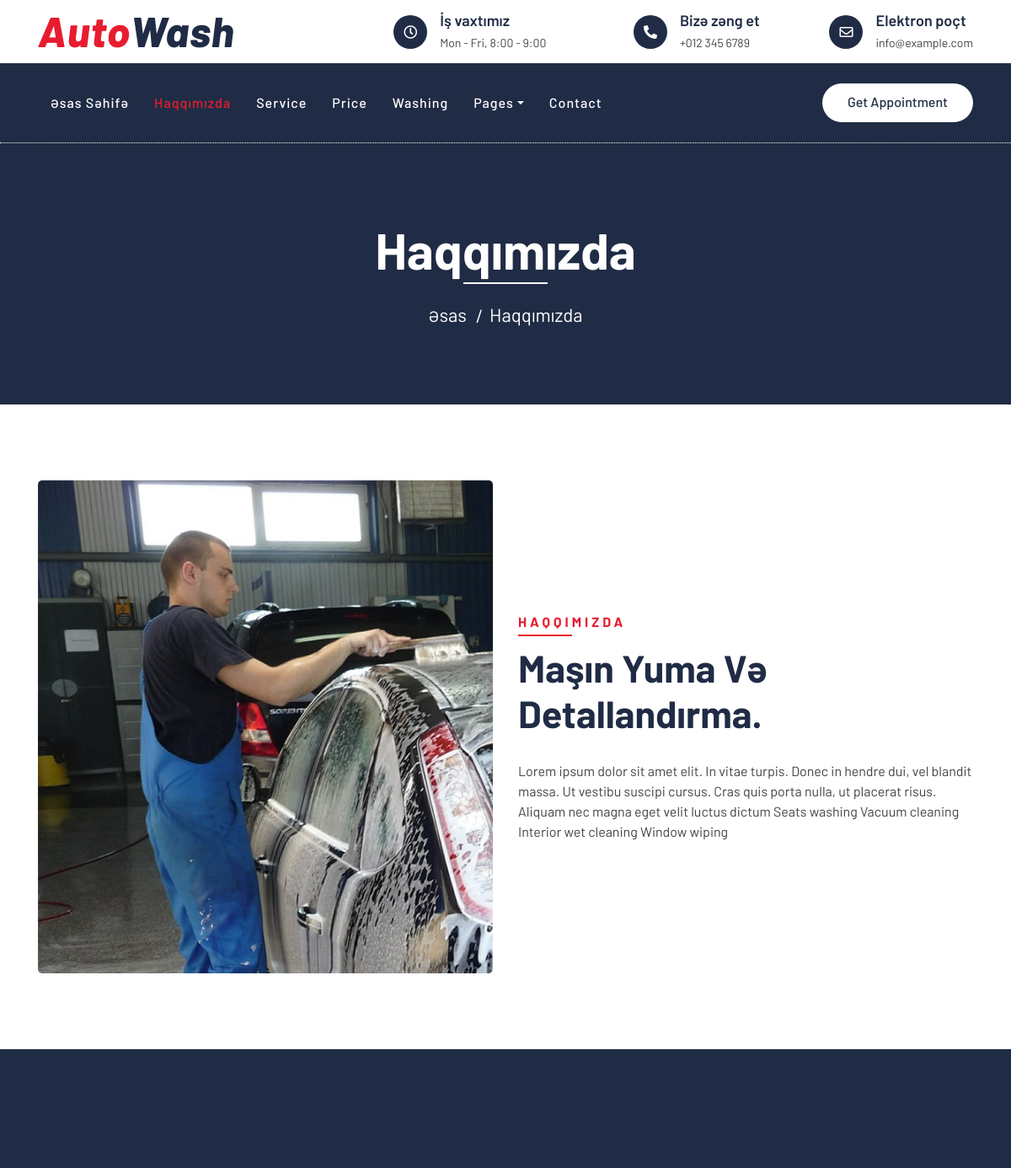
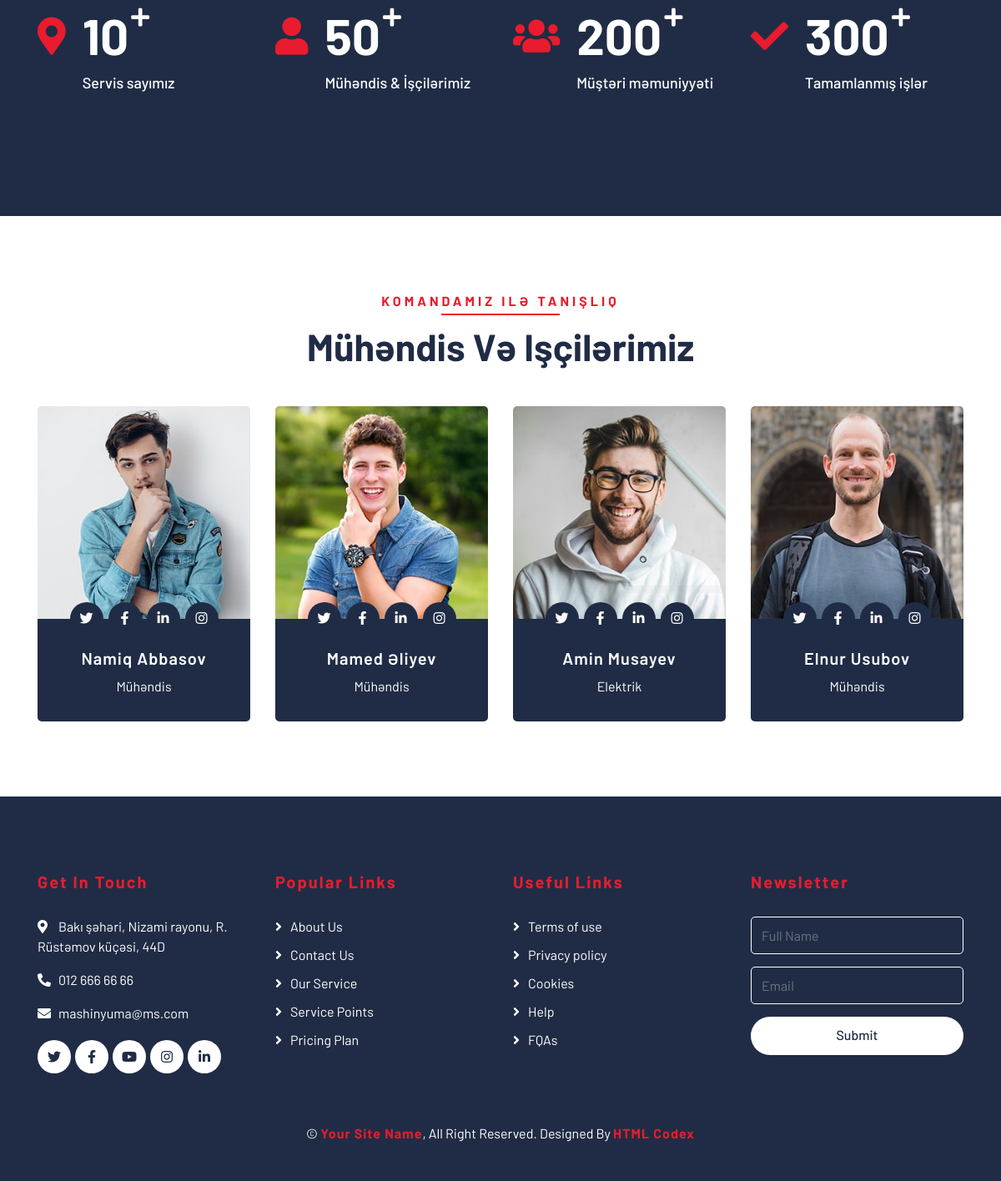
The page /about/ on the database its author committed (2 pictures, top to bottom).
### pages/models.py (models this page shows, shortened)
class About(models.Model):
    title = models.CharField(max_length=100,verbose_name="Başlıq")
    image = models.ImageField(upload_to = "about")
    text = models.TextField(verbose_name="Mətin")
    created_date = models.DateTimeField(auto_now_add=True)
    class Meta:
        verbose_name = "Haqqımızda"
        verbose_name_plural = "Haqqımızda"

class Facts(models.Model):
    name = models.CharField(max_length=100,verbose_name="Ad")
    servicepoints = models.IntegerField(verbose_name="Servis sayı")
    workers = models.IntegerField(verbose_name="İşçi sayı")
    clients = models.IntegerField(verbose_name="Müştəri məmuniyyəti")
    projectsompleted = models.IntegerField(verbose_name="Tamamlanmış işlər")
    status = models.CharField(choices=STATUS,max_length=100)
    updated_date =models.DateTimeField(auto_now=True)
    created_date = models.DateTimeField(auto_now_add=True)
    class Meta:
        verbose_name = "Fakt"
        verbose_name_plural = "Faktlar"

class Teams(models.Model):
    name = models.CharField(max_length=100,verbose_name="Ad Soyad")
    job = models.CharField(max_length=100,verbose_name="İş")
    image= models.ImageField(upload_to = "teams")
    facebook = models.CharField(max_length=1000, blank=True)
    instagram = models.CharField(max_length=1000, blank=True)
    twitter = models.CharField(max_length=1000, blank=True)
    instagram = models.CharField(max_length=1000, blank=True)
    linkedin = models.CharField(max_length=1000, blank=True)
    created_date = models.DateTimeField(auto_now_add=True)
    class Meta:
        verbose_name = "Komanda"
        verbose_name_plural = "Komandalar"

class Location(models.Model):
    title = models.CharField(max_length=100,verbose_name="Başlıq")
    location = models.TextField(verbose_name="Ünvan")
    phone = models.CharField(max_length=100,verbose_name="Telefon")
    is_main = models.BooleanField(default=False,verbose_name="Əsas ünvan")
    email = models.EmailField(blank=True)
    status = models.CharField(choices=STATUS,max_length=100)
    facebook = models.CharField(max_length=1000,blank=True)
    twitter = models.CharField(max_length=1000,blank=True)
    instagram = models.CharField(max_length=1000,blank=True)
    youtube = models.CharField(max_length=1000,blank=True)
    linkedin = models.CharField(max_length=1000,blank=True)
    created_date = models.DateTimeField(auto_now_add=True)
    class Meta:
        verbose_name = "Ünvan"
        verbose_name_plural = "Ünvanlar"

### pages/views.py (the view)
# urls.py: path('about/',views.about,name = "about"),
def about(request):
    teams = Teams.objects.all()
    fact = Facts.objects.get(status = "active")
    context = {
        "teams":teams,
        "fact":fact,
    }
    return render(request, "pages/about.html",context)

### pages/context_processor.py (called while the page is built)
def about(request):
    about = About.objects.get()
    context = {
        "about":about,
    }
    return context

def location(request):
    settings = Location.objects.get(is_main =True)
    context = {
        "settings":settings,
    }
    return context

### templates/pages/about.html
{% extends "base.html" %}
{% load static %}
{% block body %}
   <div class="page-header">
    <div class="container">
        <div class="row">
            <div class="col-12">
                <h2>Haqqımızda</h2>
            </div>
            <div class="col-12">
                <a href="{% url 'pages:index' %}">Əsas</a>
                <a>Haqqımızda</a>
            </div>
        </div>
    </div>
</div>
        <div class="about">
            <div class="container">
                <div class="row align-items-center">
                    <div class="col-lg-6">
                        <div class="about-img">
                            <img src="{{about.image.url}}" alt="Image">
                        </div>
                    </div>
                    <div class="col-lg-6">
                        <div class="section-header text-left">
                            <p>Haqqımızda</p>
                            <h2>{{about.title}}</h2>
                        </div>
                        <div class="about-content">
                            <p>
                                {{about.text}}
                            </p>
                        </div>
                    </div>
                </div>
            </div>
        </div>
<div class="facts" data-parallax="scroll" data-image-src="img/facts.jpg">
    <div class="container">
        <div class="row">
            <div class="col-lg-3 col-md-6">
                <div class="facts-item">
                    <i class="fa fa-map-marker-alt"></i>
                    <div class="facts-text">
                        <h3 data-toggle="counter-up">{{fact.servicepoints}}</h3>
                        <p>Servis sayımız</p>
                    </div>
                </div>
            </div>
            <div class="col-lg-3 col-md-6">
                <div class="facts-item">
                    <i class="fa fa-user"></i>
                    <div class="facts-text">
                        <h3 data-toggle="counter-up">{{fact.workers}}</h3>
                        <p>Mühəndis & İşçilərimiz</p>
                    </div>
                </div>
            </div>
            <div class="col-lg-3 col-md-6">
                <div class="facts-item">
                    <i class="fa fa-users"></i>
                    <div class="facts-text">
                        <h3 data-toggle="counter-up">{{fact.clients}}</h3>
                        <p>Müştəri məmuniyyəti</p>
                    </div>
                </div>
            </div>
            <div class="col-lg-3 col-md-6">
                <div class="facts-item">
                    <i class="fa fa-check"></i>
                    <div class="facts-text">
                        <h3 data-toggle="counter-up">{{fact.projectsompleted}}</h3>
                        <p>Tamamlanmış işlər</p>
                    </div>
                </div>
            </div>
        </div>
    </div>
</div>
        <div class="team">
            <div class="container">
                <div class="section-header text-center">
                    <p>Komandamız ilə tanışlıq</p>
                    <h2>Mühəndis və işçilərimiz</h2>
                </div>
                <div class="row">
                    {% for team in teams  %}
                    <div class="col-lg-3 col-md-6">
                        <div class="team-item">
                            <div class="team-img">
                                <img src="{{team.image.url}}" alt="Team Image">
                            </div>
                            <div class="team-text">
                                <h2>{{team.name}}</h2>
                                <p>{{team.job}}</p>
                                <div class="team-social">
                                    <a href="{{team.facebook}}"><i class="fab fa-twitter"></i></a>
                                    <a href="{{team.instagram}}"><i class="fab fa-facebook-f"></i></a>
                                    <a href="{team.twitter}}"><i class="fab fa-linkedin-in"></i></a>
                                    <a href="{{team.linkedin}}"><i class="fab fa-instagram"></i></a>
                                </div>
                            </div>
                        </div>
                    </div>
                    {% endfor %}
                </div>
            </div>
        </div>
{% endblock body %}

### templates/base.html (shortened to what this page needs)
<!DOCTYPE html>
<html lang="en">
<head>
    {% include "includes/head.html" %}
</head>
<body>
    {% include "includes/navbar.html" %}
    {% block body %}
    {% endblock body %}
    {% include "includes/footer.html" %}
</body>
</html>

### templates/includes/head.html (shortened to what this page needs)
{% load static %}
<link href="https://stackpath.bootstrapcdn.com/bootstrap/4.4.1/css/bootstrap.min.css" rel="stylesheet">
<link href="https://cdnjs.cloudflare.com/ajax/libs/font-awesome/5.10.0/css/all.min.css" rel="stylesheet">
<link href="{% static 'lib/flaticon/font/flaticon.css' %}" rel="stylesheet">
<link href="{% static 'lib/animate/animate.min.css' %}" rel="stylesheet">
<link href="{% static 'lib/owlcarousel/assets/owl.carousel.min.css' %}" rel="stylesheet">
<link href="{% static 'css/style.css' %}" rel="stylesheet">

### templates/includes/navbar.html (shortened to what this page needs)
     <div class="top-bar">
        <div class="container">
            <div class="row align-items-center">
                <div class="col-lg-4 col-md-12">
                    <div class="logo">
                        <a href="{% url 'pages:index' %}">
                            <h1>Auto<span>Wash</span></h1>
                        </a>
                    </div>
                </div>
                <div class="col-lg-8 col-md-7 d-none d-lg-block">
                    <div class="row">
                        <div class="col-4">
                            <div class="top-bar-item">
                                <div class="top-bar-icon">
                                    <i class="far fa-clock"></i>
                                </div>
                                <div class="top-bar-text">
                                    <h3>İş vaxtımız</h3>
                                    <p>Mon - Fri, 8:00 - 9:00</p>
                                </div>
                            </div>
                        </div>
                        <div class="col-4">
                            <div class="top-bar-item">
                                <div class="top-bar-icon">
                                    <i class="fa fa-phone-alt"></i>
                                </div>
                                <div class="top-bar-text">
                                    <h3>Bizə zəng et</h3>
                                    <p>+012 345 6789</p>
                                </div>
                            </div>
                        </div>
                        <div class="col-4">
                            <div class="top-bar-item">
                                <div class="top-bar-icon">
                                    <i class="far fa-envelope"></i>
                                </div>
                                <div class="top-bar-text">
                                    <h3>Elektron poçt</h3>
                                    <p>info@example.com</p>
                                </div>
                            </div>
                        </div>
                    </div>
                </div>
            </div>
        </div>
    </div>
    <div class="nav-bar">
        <div class="container">
            <nav class="navbar navbar-expand-lg bg-dark navbar-dark">
                <div class="collapse navbar-collapse justify-content-between" id="navbarCollapse">
                    <div class="navbar-nav mr-auto">
                        {% if 'index' in request.path or '/' == request.path %}
                        <a href="{% url 'pages:index' %}" class="nav-item nav-link active">Əsas Səhifə</a>
                        {% else %}
                        <a href="{% url 'pages:index' %}" class="nav-item nav-link">Əsas Səhifə</a>
                        {% endif %}
                        {% if "about" in request.path %}
                        <a href="{% url 'pages:about' %}" class="nav-item nav-link active">Haqqımızda</a>
                        {% else %}
                        <a href="{% url 'pages:about' %}" class="nav-item nav-link">Haqqımızda</a>
                        {% endif %}
                        {% if "service" in request.path %}
                        <a href="{% url 'pages:services' %}" class="nav-item nav-link active">Service</a>
                        {% else %}
                        <a href="{% url 'pages:services' %}" class="nav-item nav-link">Service</a>
                        {% endif %}
                        {% if "price" in request.path %}
                        <a href="" class="nav-item nav-link active">Price</a>
                        {% else %}
                        <a href="" class="nav-item nav-link">Price</a>
                        {% endif %}
                        {% if "washingpoints" in request.path %}
                        <a href="{% url 'pages:washingpoints' %}" class="nav-item nav-link active">Washing</a>
                        {% else %}
                        <a href="{% url 'pages:washingpoints' %}" class="nav-item nav-link">Washing</a>
                        {% endif %}
                        <div class="nav-item dropdown">
                            <a href="#" class="nav-link dropdown-toggle" data-toggle="dropdown">Pages</a>
                        </div>
                        <a href="contact.html" class="nav-item nav-link">Contact</a>
                    </div>
                    <div class="ml-auto">
                        <a class="btn btn-custom" href="#">Get Appointment</a>
                    </div>
                </div>
            </nav>
        </div>
    </div>

### templates/includes/footer.html (shortened to what this page needs)
{% load static %}
        <div class="footer">
            <div class="container">
                <div class="row">
                    <div class="col-lg-3 col-md-6">
                        <div class="footer-contact">
                            <h2>Get In Touch</h2>
                            <p><i class="fa fa-map-marker-alt"></i>{{settings.location}}</p>
                            <p><i class="fa fa-phone-alt"></i>{{settings.phone}}</p>
                            <p><i class="fa fa-envelope"></i>{{settings.email}}</p>
                            <div class="footer-social">
                                <a class="btn" href="{{settings.twitter}}"><i class="fab fa-twitter"></i></a>
                                <a class="btn" href="{{settings.facebook}}"><i class="fab fa-facebook-f"></i></a>
                                <a class="btn" href="{{settings.youtube}}"><i class="fab fa-youtube"></i></a>
                                <a class="btn" href="{{settings.instagram}}"><i class="fab fa-instagram"></i></a>
                                <a class="btn" href="{{settings.linkedin}}"><i class="fab fa-linkedin-in"></i></a>
                            </div>
                        </div>
                    </div>
                    <div class="col-lg-3 col-md-6">
                        <div class="footer-link">
                            <h2>Popular Links</h2>
                            <a href="">About Us</a>
                            <a href="">Contact Us</a>
                            <a href="">Our Service</a>
                            <a href="">Service Points</a>
                            <a href="">Pricing Plan</a>
                        </div>
                    </div>
                    <div class="col-lg-3 col-md-6">
                        <div class="footer-link">
                            <h2>Useful Links</h2>
                            <a href="">Terms of use</a>
                            <a href="">Privacy policy</a>
                            <a href="">Cookies</a>
                            <a href="">Help</a>
                            <a href="">FQAs</a>
                        </div>
                    </div>
                    <div class="col-lg-3 col-md-6">
                        <div class="footer-newsletter">
                            <h2>Newsletter</h2>
                            <form>
                                <input class="form-control" placeholder="Full Name">
                                <input class="form-control" placeholder="Email">
                                <button class="btn btn-custom">Submit</button>
                            </form>
                        </div>
                    </div>
                </div>
            </div>
            <div class="container copyright">
                <p>&copy; <a href="#">Your Site Name</a>, All Right Reserved. Designed By <a href="https://htmlcodex.com">HTML Codex</a></p>
            </div>
        </div>

### rows shown on the page
About: image (picture), title "Maşın Yuma Və Detallandırma.", text "Lorem ipsum dolor sit amet elit. In vitae turpis. Donec in hendre dui, vel blandit massa. Ut vestibu suscipi cursus. Cras quis porta nulla, ut placerat risus. Aliquam nec magna eget velit luctus dictum Seats washing Vacuum cleaning Interior wet cleaning Window wiping"
Facts: servicepoints "10", workers "50", clients "200", projectsompleted "300"
Teams: image (picture), name "Namiq Abbasov", job "Mühəndis"
Teams: image (picture), name "Mamed Əliyev", job "Mühəndis"
Teams: image (picture), name "Amin Musayev", job "Elektrik"
Teams: image (picture), name "Elnur Usubov", job "Mühəndis"
Location: location "Bakı şəhəri, Nizami rayonu, R. Rüstəmov küçəsi, 44D", phone "012 666 66 66", email "mashinyuma@ms.com"
